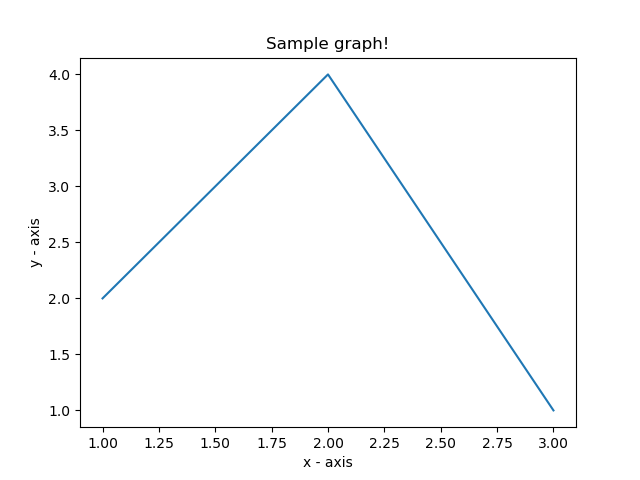

Recreate this plot in Python.
import matplotlib.pyplot as plt

with open("plot/plotHW2.txt") as f:
    data = f.read()
data = data.split("\n")
x = [int(row.split(" ")[0]) for row in data]
y = [int(row.split(" ")[1]) for row in data]
plt.plot(x, y)
# Set the x axis label of the current axis.
plt.xlabel("x - axis")
# Set the y axis label of the current axis.
plt.ylabel("y - axis")
# Set a title
plt.title("Sample graph!")
# Display a figure.
plt.show()
